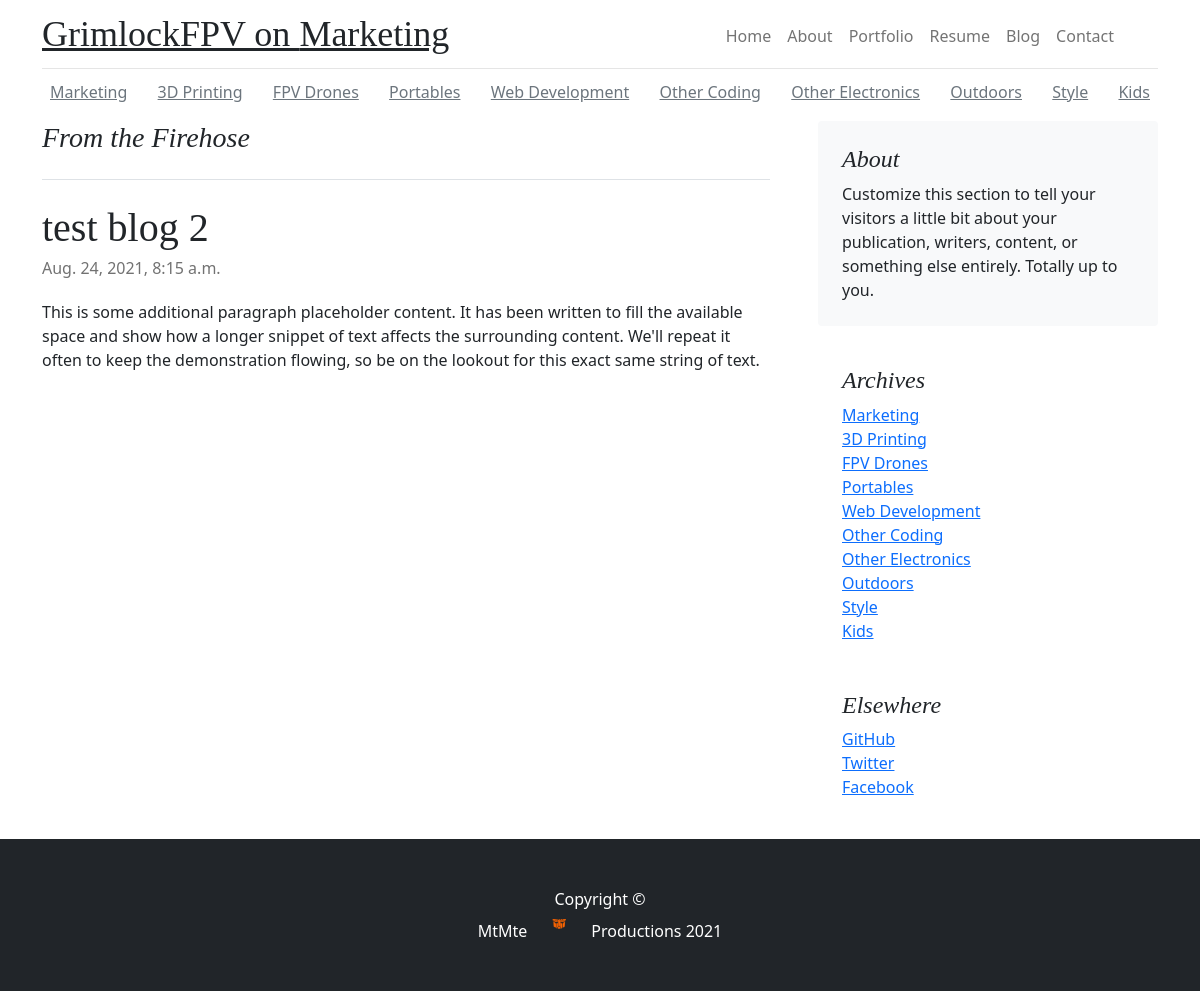
Before: /blog/category/MKT/ with the older database file.
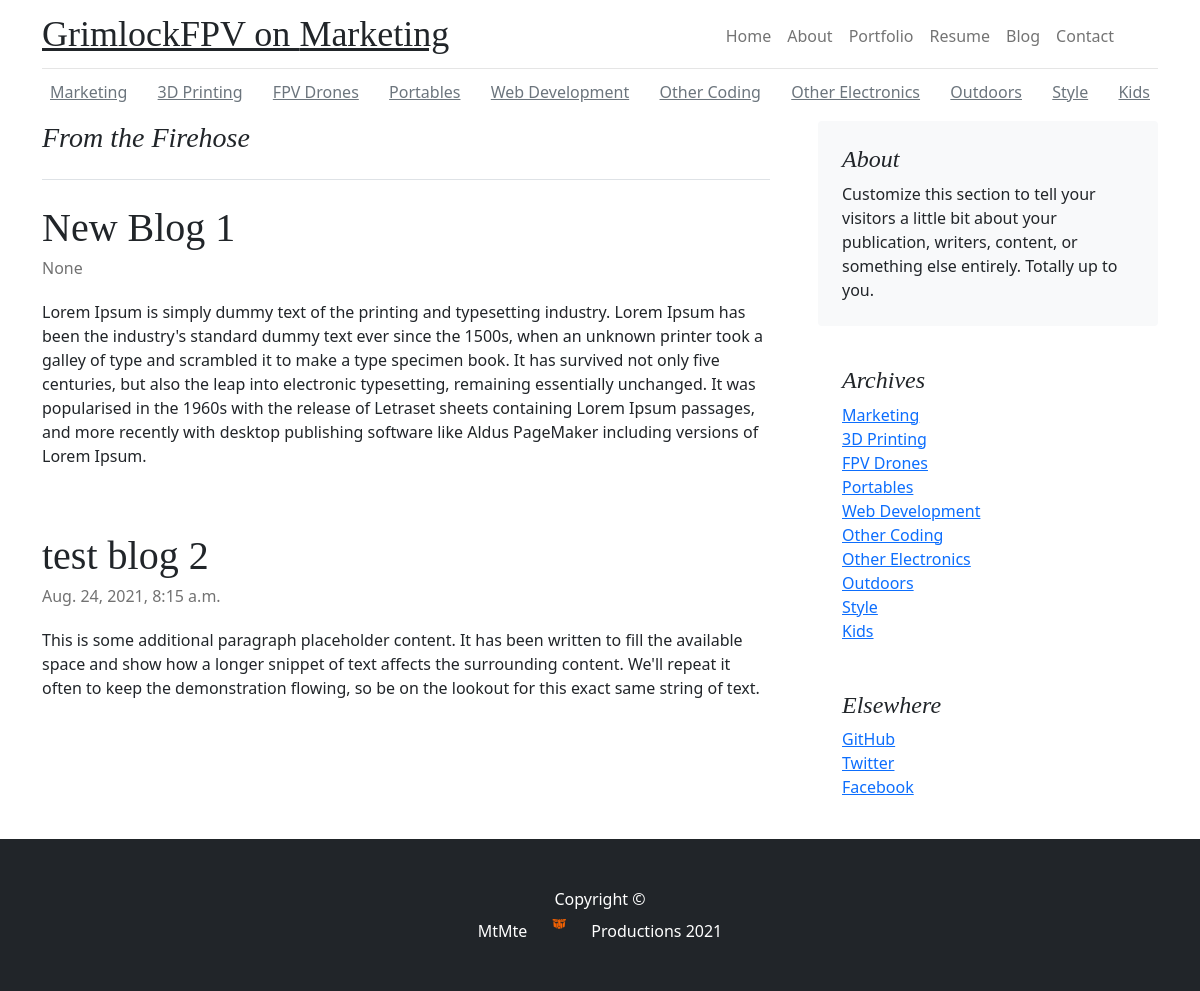
After: the same page with the newer database file.
### blog/models.py (models this page shows, shortened)
class Category(models.Model):
    name = models.CharField(choices=CATEGORIES, max_length=200, unique=True)
    def __str__(self):
        return self.name

class Post(models.Model):
    STATUS = [('D', 'Draft'), ('P', 'Publish')]
    FEATURED = [('P', 'Primary'), ('S', 'Secondary')]
    title = models.CharField(max_length=200, unique=True)
    slug = models.SlugField(max_length=200, unique=True)
    preview = models.CharField(max_length=255)
    author = models.ForeignKey(
        User, on_delete=models.CASCADE, related_name="blog_posts"
    )
    content = models.TextField()
    created_on = models.DateField(default=date.today)
    featured = models.CharField(max_length=1, choices=FEATURED, blank=True)
    status = models.CharField(max_length=1, choices=STATUS, default='D')
    category = models.CharField(max_length=200, choices=CATEGORIES, default='WEB')
    image = models.ImageField(blank=True)
    class Meta:
        ordering = ["-created_on"]

### blog/views.py (the view)
# urls.py: path("category/<str:cats>/", views.CategoryList, name="category"),
def CategoryList(request, cats):
    category_post = Post.objects.filter(category=cats)
    category_name = get_object_or_404(Category, name=cats)
    return render(request, 'blog_category.html', {'cats': category_name, 'category_posts': category_post, 'category_list': Category.objects.all()})

### templates/blog_category.html (shortened to what this page needs)
{% extends 'base_blog.html' %}
{% load static %}
{% block content %}
    <div class="container">
        <header class="blog-header py-3">
            <div class="row flex-nowrap justify-content-between align-items-center">
                <div class="text-left">
                    <a class="blog-header-logo text-dark" href="#">GrimlockFPV on {{ cats.get_name_display }}</a>
                </div>
            </div>
        </header>
        {% include 'blog_nav.html' %}
    </div>
    <main class="container">
        <div class="row g-5">
            <div class="col-md-8">
                <h3 class="pb-4 mb-4 fst-italic border-bottom">
                    From the Firehose
                </h3>
                {% for post in category_posts %}
                    <article class="blog-post">
                        <h2 class="blog-post-title">{{ post.title }}</h2>
                        <p class="blog-post-meta">{{ post.created_on }}</p>
                        <p>{{ post.content|safe }}</p>
                    </article>
                {% endfor %}
            </div>
            {% include 'sidebar.html' %}
        </div>
    </main>
{% endblock content %}

### templates/blog_nav.html
<div class="nav-scroller py-1 mb-2">
    <nav class="nav d-flex justify-content-between">
        {% for category in category_list %}
            <a class="p-2 link-secondary" href="{% url 'blog:category' category %}">{{ category.get_name_display }}</a>
        {% endfor %}
    </nav>
</div>

### templates/sidebar.html
<div class="col-md-4">
    <div class="position-sticky" style="top: 2rem;">
        <div class="p-4 mb-3 bg-light rounded">
            <h4 class="fst-italic">About</h4>
            <p class="mb-0">Customize this section to tell your visitors a little bit about your
                publication,
                writers, content, or something else entirely. Totally up to you.</p>
        </div>
        <div class="p-4">
            <h4 class="fst-italic">Archives</h4>
            <ol class="list-unstyled mb-0">
                {% for category in category_list %}
                <li><a href="{% url 'blog:category' category %}">{{ category.get_name_display }}</a></li>
                {% endfor %}
            </ol>
        </div>
        <div class="p-4">
            <h4 class="fst-italic">Elsewhere</h4>
            <ol class="list-unstyled">
                <li><a href="#">GitHub</a></li>
                <li><a href="#">Twitter</a></li>
                <li><a href="#">Facebook</a></li>
            </ol>
        </div>
    </div>
</div>

Changed rows visible on the page:
added Post: title "New Blog 1", created_on "None", content "Lorem Ipsum is simply dummy text of the printing and typesetting industry. Lorem Ipsum has been the industry's standard dummy text ever since the 1500s, when an unknown printer took a galley of type and scrambled it to make a type specimen book. It has survived not only five centuries, but also the leap into electronic typesetting, remaining essentially unchanged. It was popularised in the 1960s with the release of Letraset sheets containing Lorem Ipsum passages, and more recently with desktop publishing software like Aldus PageMaker including versions of Lorem Ipsum."
